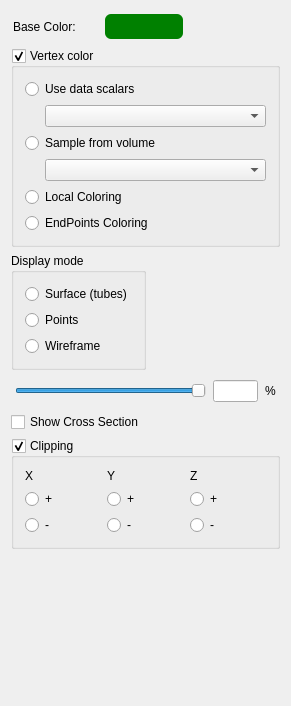
<?xml version="1.0" encoding="UTF-8"?>
<ui version="4.0">
 <class>TractogramObjectSettingsDialog</class>
 <widget class="QWidget" name="TractogramObjectSettingsDialog">
  <property name="geometry">
   <rect>
    <x>0</x>
    <y>0</y>
    <width>275</width>
    <height>706</height>
   </rect>
  </property>
  <property name="minimumSize">
   <size>
    <width>0</width>
    <height>0</height>
   </size>
  </property>
  <property name="windowTitle">
   <string>TractogramObjectSettingsDialogBase</string>
  </property>
  <layout class="QVBoxLayout" name="verticalLayout_6">
   <item>
    <layout class="QHBoxLayout" name="_2">
     <property name="spacing">
      <number>2</number>
     </property>
     <property name="leftMargin">
      <number>2</number>
     </property>
     <property name="topMargin">
      <number>2</number>
     </property>
     <property name="rightMargin">
      <number>2</number>
     </property>
     <property name="bottomMargin">
      <number>2</number>
     </property>
     <item>
      <widget class="QLabel" name="label">
       <property name="minimumSize">
        <size>
         <width>89</width>
         <height>0</height>
        </size>
       </property>
       <property name="text">
        <string>Base Color: </string>
       </property>
      </widget>
     </item>
     <item>
      <widget class="QPushButton" name="changeColorButton">
       <property name="minimumSize">
        <size>
         <width>80</width>
         <height>27</height>
        </size>
       </property>
       <property name="autoFillBackground">
        <bool>false</bool>
       </property>
       <property name="styleSheet">
        <string notr="true">background-color: green; 
border-width: 2px;
border-style: solid;
border-radius: 7;</string>
       </property>
       <property name="text">
        <string/>
       </property>
       <property name="flat">
        <bool>false</bool>
       </property>
      </widget>
     </item>
     <item>
      <spacer name="spacer1">
       <property name="orientation">
        <enum>Qt::Horizontal</enum>
       </property>
       <property name="sizeType">
        <enum>QSizePolicy::MinimumExpanding</enum>
       </property>
       <property name="sizeHint" stdset="0">
        <size>
         <width>16</width>
         <height>16</height>
        </size>
       </property>
      </spacer>
     </item>
    </layout>
   </item>
   <item>
    <widget class="QGroupBox" name="vertexColorGroupBox">
     <property name="title">
      <string>Vertex color</string>
     </property>
     <property name="checkable">
      <bool>true</bool>
     </property>
     <layout class="QVBoxLayout" name="verticalLayout">
      <item>
       <widget class="QRadioButton" name="useDataScalarsRadioButton">
        <property name="text">
         <string>Use data scalars</string>
        </property>
       </widget>
      </item>
      <item>
       <layout class="QHBoxLayout" name="horizontalLayout_4">
        <item>
         <spacer name="horizontalSpacer_3">
          <property name="orientation">
           <enum>Qt::Horizontal</enum>
          </property>
          <property name="sizeType">
           <enum>QSizePolicy::Fixed</enum>
          </property>
          <property name="sizeHint" stdset="0">
           <size>
            <width>20</width>
            <height>20</height>
           </size>
          </property>
         </spacer>
        </item>
        <item>
         <widget class="QComboBox" name="lutComboBox"/>
        </item>
       </layout>
      </item>
      <item>
       <widget class="QRadioButton" name="sampleFromVolumeRadioButton">
        <property name="text">
         <string>Sample from volume</string>
        </property>
       </widget>
      </item>
      <item>
       <layout class="QHBoxLayout" name="horizontalLayout_2">
        <item>
         <spacer name="horizontalSpacer_2">
          <property name="orientation">
           <enum>Qt::Horizontal</enum>
          </property>
          <property name="sizeType">
           <enum>QSizePolicy::Fixed</enum>
          </property>
          <property name="sizeHint" stdset="0">
           <size>
            <width>20</width>
            <height>20</height>
           </size>
          </property>
         </spacer>
        </item>
        <item>
         <widget class="QComboBox" name="sampleVolumeComboBox"/>
        </item>
       </layout>
      </item>
      <item>
       <widget class="QRadioButton" name="localColoringRadioButton">
        <property name="text">
         <string>Local Coloring</string>
        </property>
       </widget>
      </item>
      <item>
       <widget class="QRadioButton" name="endPtsColoringRadioButton">
        <property name="text">
         <string>EndPoints Coloring</string>
        </property>
       </widget>
      </item>
     </layout>
    </widget>
   </item>
   <item>
    <widget class="QGroupBox" name="displayModeGroupBox">
     <property name="sizePolicy">
      <sizepolicy hsizetype="Preferred" vsizetype="Preferred">
       <horstretch>0</horstretch>
       <verstretch>0</verstretch>
      </sizepolicy>
     </property>
     <property name="title">
      <string>Display mode</string>
     </property>
     <property name="flat">
      <bool>true</bool>
     </property>
     <property name="checkable">
      <bool>false</bool>
     </property>
     <layout class="QVBoxLayout" name="verticalLayout_2">
      <property name="sizeConstraint">
       <enum>QLayout::SetFixedSize</enum>
      </property>
      <item>
       <widget class="QRadioButton" name="surfaceRadioButton">
        <property name="text">
         <string>Surface (tubes)</string>
        </property>
       </widget>
      </item>
      <item>
       <widget class="QRadioButton" name="pointRadioButton">
        <property name="text">
         <string>Points</string>
        </property>
       </widget>
      </item>
      <item>
       <widget class="QRadioButton" name="wireframeRadioButton">
        <property name="text">
         <string>Wireframe</string>
        </property>
       </widget>
      </item>
     </layout>
    </widget>
   </item>
   <item>
    <layout class="QHBoxLayout" name="_3">
     <property name="spacing">
      <number>7</number>
     </property>
     <property name="leftMargin">
      <number>4</number>
     </property>
     <property name="topMargin">
      <number>4</number>
     </property>
     <property name="rightMargin">
      <number>4</number>
     </property>
     <property name="bottomMargin">
      <number>4</number>
     </property>
     <item>
      <widget class="QSlider" name="opacitySlider">
       <property name="maximum">
        <number>100</number>
       </property>
       <property name="pageStep">
        <number>10</number>
       </property>
       <property name="value">
        <number>100</number>
       </property>
       <property name="orientation">
        <enum>Qt::Horizontal</enum>
       </property>
      </widget>
     </item>
     <item>
      <widget class="QLineEdit" name="opacityEdit">
       <property name="maximumSize">
        <size>
         <width>45</width>
         <height>32767</height>
        </size>
       </property>
       <property name="alignment">
        <set>Qt::AlignLeading</set>
       </property>
      </widget>
     </item>
     <item>
      <widget class="QLabel" name="label_2">
       <property name="text">
        <string>%</string>
       </property>
      </widget>
     </item>
    </layout>
   </item>
   <item>
    <widget class="QCheckBox" name="crossSectionCheckBox">
     <property name="text">
      <string>Show Cross Section </string>
     </property>
    </widget>
   </item>
   <item>
    <widget class="QGroupBox" name="clippingGroupBox">
     <property name="title">
      <string>Clipping</string>
     </property>
     <property name="checkable">
      <bool>true</bool>
     </property>
     <layout class="QHBoxLayout" name="horizontalLayout_3">
      <item>
       <layout class="QVBoxLayout" name="verticalLayout_3">
        <item>
         <widget class="QLabel" name="label_3">
          <property name="text">
           <string>X</string>
          </property>
         </widget>
        </item>
        <item>
         <widget class="QRadioButton" name="xpRadioButton">
          <property name="text">
           <string>+</string>
          </property>
          <attribute name="buttonGroup">
           <string notr="true">clipXButtonGroup</string>
          </attribute>
         </widget>
        </item>
        <item>
         <widget class="QRadioButton" name="xmRadioButton">
          <property name="text">
           <string>-</string>
          </property>
          <attribute name="buttonGroup">
           <string notr="true">clipXButtonGroup</string>
          </attribute>
         </widget>
        </item>
       </layout>
      </item>
      <item>
       <layout class="QVBoxLayout" name="verticalLayout_4">
        <item>
         <widget class="QLabel" name="label_4">
          <property name="text">
           <string>Y</string>
          </property>
         </widget>
        </item>
        <item>
         <widget class="QRadioButton" name="ypRadioButton">
          <property name="text">
           <string>+</string>
          </property>
          <attribute name="buttonGroup">
           <string notr="true">clipYButtonGroup</string>
          </attribute>
         </widget>
        </item>
        <item>
         <widget class="QRadioButton" name="ymRadioButton">
          <property name="text">
           <string>-</string>
          </property>
          <attribute name="buttonGroup">
           <string notr="true">clipYButtonGroup</string>
          </attribute>
         </widget>
        </item>
       </layout>
      </item>
      <item>
       <layout class="QVBoxLayout" name="verticalLayout_5">
        <item>
         <widget class="QLabel" name="label_5">
          <property name="text">
           <string>Z</string>
          </property>
         </widget>
        </item>
        <item>
         <widget class="QRadioButton" name="zpRadioButton">
          <property name="text">
           <string>+</string>
          </property>
          <attribute name="buttonGroup">
           <string notr="true">clipZButtonGroup</string>
          </attribute>
         </widget>
        </item>
        <item>
         <widget class="QRadioButton" name="zmRadioButton">
          <property name="text">
           <string>-</string>
          </property>
          <attribute name="buttonGroup">
           <string notr="true">clipZButtonGroup</string>
          </attribute>
         </widget>
        </item>
       </layout>
      </item>
     </layout>
    </widget>
   </item>
   <item>
    <spacer name="verticalSpacer">
     <property name="orientation">
      <enum>Qt::Vertical</enum>
     </property>
     <property name="sizeHint" stdset="0">
      <size>
       <width>269</width>
       <height>42</height>
      </size>
     </property>
    </spacer>
   </item>
  </layout>
 </widget>
 <layoutdefault spacing="6" margin="11"/>
 <resources/>
 <connections/>
 <buttongroups>
  <buttongroup name="clipXButtonGroup"/>
  <buttongroup name="clipYButtonGroup"/>
  <buttongroup name="clipZButtonGroup"/>
 </buttongroups>
</ui>
